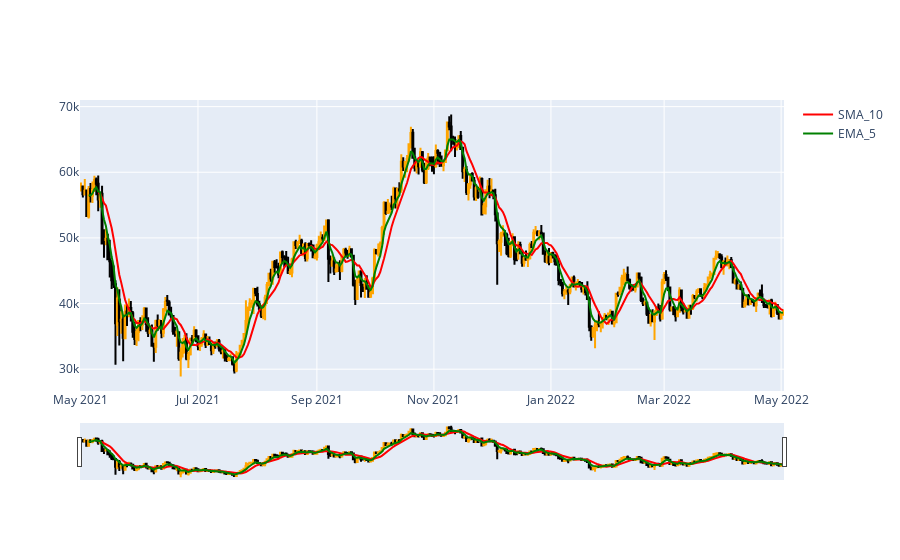

The notebook cell this image was saved under:
### Code cell
fig = go.Figure(data=[
    go.Candlestick(
        x=BTC.index,
        open=BTC['Open'],
        high=BTC['High'],
        low=BTC['Low'],
        close=BTC['Close'],
        increasing_line_color='orange',
        decreasing_line_color='black',
        showlegend=False,
    ),
])
fig.add_trace(
    go.Scatter(
        x=BTC.index,
        y=BTC['SMA_10'],
        line=dict(color='red', width=2),
        name='SMA_10',
    )
)

fig.add_trace(
    go.Scatter(
        x=BTC.index,
        y=BTC['EMA_5'],
        line=dict(color='green', width=2),
        name='EMA_5'
    )
)
fig.show()

### Figure 1 — Plotly figure (JSON) as saved in the notebook; plotly's stock layout.template omitted (floating-point values rounded to 4 significant figures; data arrays with more than 128 entries replaced by an {"elided": "..."} marker saying what was removed)
{"data": [{"close": {"elided": "367 float values"}, "decreasing": {"line": {"color": "black"}}, "high": {"elided": "367 float values"}, "increasing": {"line": {"color": "orange"}}, "low": {"elided": "367 float values"}, "open": {"elided": "367 float values"}, "showlegend": false, "type": "candlestick", "x": {"elided": "367 str values"}}, {"line": {"color": "red", "width": 2}, "name": "SMA_10", "type": "scatter", "x": {"elided": "367 str values"}, "y": {"elided": "367 float values"}}, {"line": {"color": "green", "width": 2}, "name": "EMA_5", "type": "scatter", "x": {"elided": "367 str values"}, "y": {"elided": "367 float values"}}], "layout": {}}
